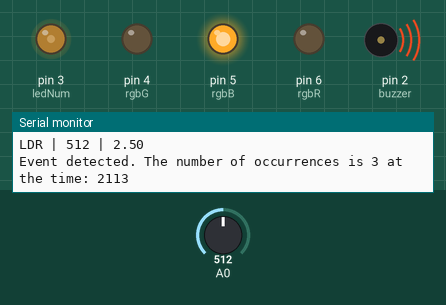
Recording of a sketch running on a simulated Arduino Uno, built with avr-gcc and run on an emulated ATmega328P. Parts: output pins drawn as LEDs (lit = HIGH), buzzer (waves = sounding, pin HIGH), the last lines printed to the serial monitor. Inputs (shaded band) come from the test bench; at power-on: A0 = 512.

Above: at 2.9 s.
3.0 s: A0 set to 214
7.2 s: A0 set to 194
At 8.4 s:
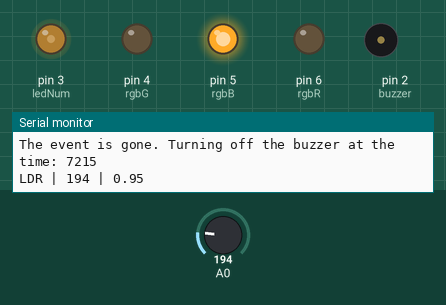
8.7 s: A0 set to 306
At 12.4 s:
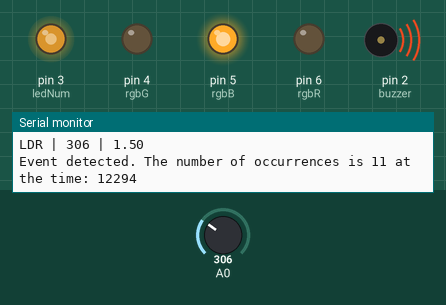
12.7 s: A0 set to 122
At 14.3 s:
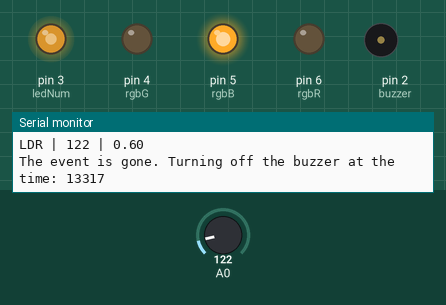
14.8 s: A0 set to 511
At 16.5 s:
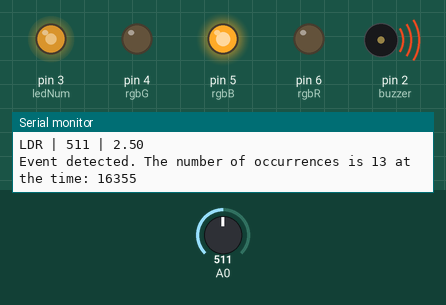
16.8 s: A0 set to 10
At 18.4 s:
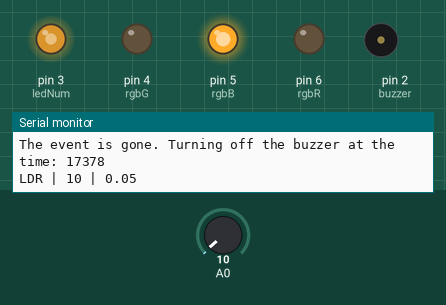
Timing chart, 0 to 19.8 s (numbered marks = the images above; inputs shaded):
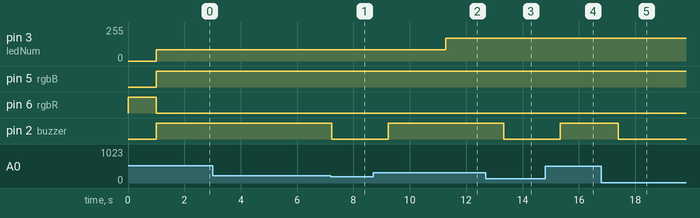

The sketch:

security_system.ino
```cpp
const int buzzer = 2;
const int ledNum = 3;
const int rgbG = 4;
const int rgbB = 5;
const int rgbR = 6;
const int waitingTime = 1000;
boolean initSystem = false;
boolean event = false;
int ldrStatus;
int counter = 0;
unsigned long iniTime = 0;
float voltage;

void setup()
{
  Serial.begin(9600);
  for (int i = 2; i <= 6; i++)
     pinMode(i, OUTPUT);
}

void loop()
{
  if (initSystem == false){
    //Initializing the security system
    Serial.println("Initializing the security system!");
    //Initial time
    iniTime = millis();
    digitalWrite(rgbR, HIGH);
    delay(waitingTime);
    Serial.println("Security system ready!");
    digitalWrite(rgbR, LOW);
    digitalWrite(rgbG, HIGH);
    initSystem = true;
  }
  //Reading ldr
  ldrStatus = analogRead(A0);
  voltage = (ldrStatus / 1023.0) * 5;  //LDR voltage
  Serial.println("LDR | " + String(ldrStatus) + " | " + String(voltage));
  if ((voltage < 1) && event){
  	//Turning off the buzzer
    Serial.println("The event is gone. Turning off the buzzer at the time: " + String(millis() - iniTime));
    digitalWrite(buzzer, LOW);
    event = false;
  }else{
    //First time that event is detected
    if ((voltage >= 1) && (counter == 0)){
      event = true;
      counter = counter + 1;
      digitalWrite(buzzer, HIGH);
      //Setting intensity to the first level
      analogWrite(ledNum, 85);
      digitalWrite(rgbG, LOW);
      digitalWrite(rgbB, HIGH);
      Serial.println("Event detected. The number of occurrences is " + String(counter) + " at the time: " + String(millis() - iniTime));
    }
    if ((voltage >= 1) && (counter > 0)){
      event = true;
      counter = counter + 1;
      digitalWrite(buzzer, HIGH);
	  //Setting intensity accordingly to 2 or 3 level
      if (counter == 10)
        analogWrite(ledNum, 170);
      if (counter >= 20)
        analogWrite(ledNum, 255);
      Serial.println("Event detected. The number of occurrences is " + String(counter) + " at the time: " + String(millis() - iniTime));
    }
  }
  delay(waitingTime);
}
```

Measured:
- the behaviour switches between 205 and 204 on A0 (found by bisection; images 0 and 1)
- after the input at 7.2 s, pin 2 (buzzer): HIGH → LOW at once
- after the input at 8.7 s, pin 3 (ledNum): 85/255 → 170/255 after 2.6 s; pin 2 (buzzer): LOW → HIGH after 0.53 s
- after the input at 12.7 s, pin 2 (buzzer): HIGH → LOW after 0.63 s
- after the input at 14.8 s, pin 2 (buzzer): LOW → HIGH after 0.53 s
- after the input at 16.8 s, pin 2 (buzzer): HIGH → LOW after 0.59 s
